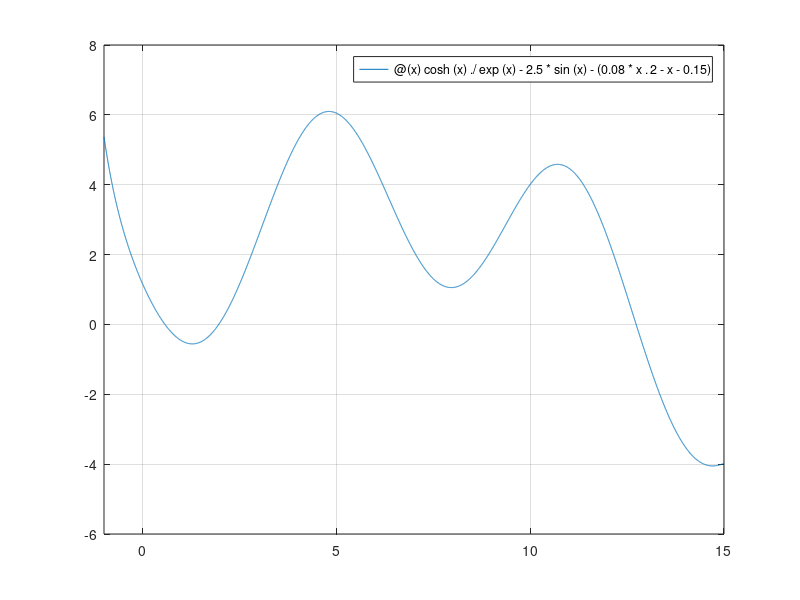

MATLAB code for this plot: (Note: this script raises an error after producing the figure.)
%%
clear; clc; close all;
fprintf("[Prob 1]\n");

% [Prob 1-(1)]
func = @(x) x.^0.3 .* cosh(x).^2;
result = integral(func, 0, 1)

% [Prob 1-(2)]
f = [1 0 2 -3];
a = polyval(polyder(f), -3)

% [Prob 1-(3)]
fx = @(x) cosh(x)./exp(x) - 2.5 * sin(x) - (0.08 * x.^2 - x - 0.15);
fplot(fx, [-1, 15]); %그래프 확인 과정 
grid on;

x1 = fzero(fx, 0.5)
x2 = fzero(fx, 2)
x3 = fzero(fx, 12)

% [Prob 1-(4)]
dydt = @(t, y) (t + cos(t)) / (y + 1); 
[t, y] = ode45(dydt, 0:0.01:2.5, -1);

hold on
figure(2);
plot(t, y); 
pause;
 
%% 
clear; clc; close all;
fprintf("[Prob 2]\n");
% [Prob 2-(a)]

% (1) 점 P의 좌표 (x, y) 선언
a = 2;
theta = linspace(0, 10*pi, 1000);
x = @(theta) a * (theta - sin(theta));
y = @(theta) a * (1 - cos(theta));

% (2) 주어진 범위에서 점 P의 자취 그리기
figure;
plot(x(theta), y(theta));
axis equal;
hold on;

% (3) 점 Q의 좌표 (x_c, y_c) 선언
f = @(t) t.^2; 
xc = @(theta, t) a * cos(theta) + a * f(t); 
yc = @(theta, t) a * sin(theta) + a;

% (4) 
t_vals = 0:1:5;
for i = 1:length(t_vals)
    t = t_vals(i);
    plot(xc(theta, t), yc(theta, t)); 
    hold on;
end

grid on;

pause;

%%
clear; clc; close all;
fprintf("[Prob 3]\n");

% 시간 변수 설정
t = 1.5:0.1:3.2;

% 이론 값 y_true(t) 정의 (익명 함수)
y_true = @(t) 4 * (t .^ (3/2));

% 노이즈 함수 y_noise(t) 정의 (익명 함수)
y_noise = @(t) 10 * (rand(1) - 0.5);  % 매번 다른 노이즈 생성

% 측정된 값 계산을 위한 초기화
y_measured_vals = zeros(size(t));

% 각 시간에 대해 측정된 값 계산 (for문을 이용해 노이즈 추가)
for i = 1:length(t)
    y_measured_vals(i) = y_true(t(i)) + y_noise(t(i));
end

% 이론 값 계산
y_true_vals = y_true(t);

% 그래프 그리기
figure(4);
plot(t, y_true_vals, '-');
hold on;
plot(t, y_measured_vals, 'o');
grid on;

% 피팅
% 1차 다항식 피팅
p1 = polyfit(t, y_measured_vals, 1);
y_fit1 = polyval(p1, t);

% 2차 다항식 피팅
p2 = polyfit(t, y_measured_vals, 2);
y_fit2 = polyval(p2, t);

% 3차 다항식 피팅
p3 = polyfit(t, y_measured_vals, 3);
y_fit3 = polyval(p3, t);

%지수함수 피팅 
p4 = polyfit(t, log(y_measured_vals), 1);
b = exp(p4(2));
m = p4(1);
y_fit4 = b * exp(m*t);


% 피팅 결과 그래프에 추가
plot(t, y_fit1);
plot(t, y_fit2);
plot(t, y_fit3);
plot(t, y_fit4);

q1 = trapz(t, y_fit1)
q2 = trapz(t, y_fit1)
q3 = trapz(t, y_fit1)
q4 = trapz(t, y_fit1)
q5 = trapz(t, y_measured_vals)
